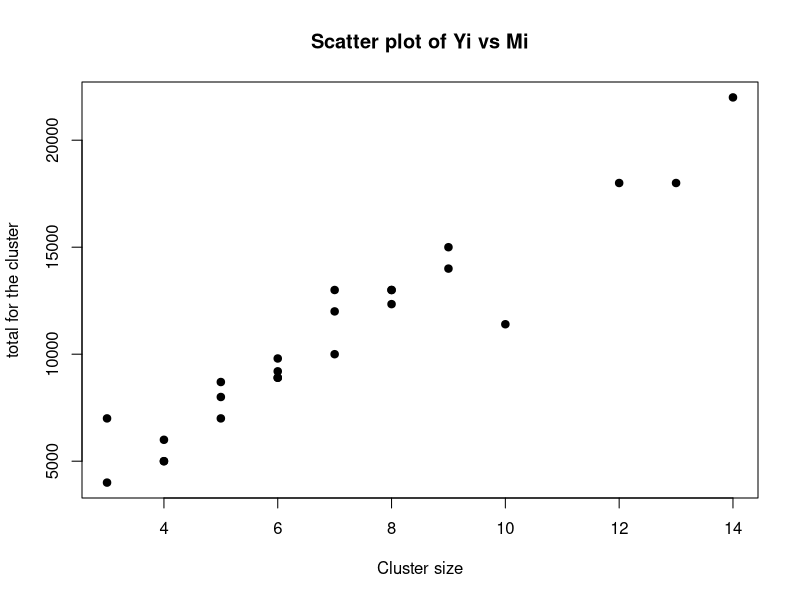

The R script that drew this image:
# Chapter 7 Vacation Budget -----------------------------------------------

Vacation <- read.delim("Vacation.txt") 
head(Vacation)
#please change the code here to your local address where you save the file
#hint: use "/" if "\" shows in the local address and does not work.

attach(Vacation)
Mi<-NumberofHouseholds
yi<-TotalBudgetperCluster

plot(Mi, yi, main="Scatter plot of Yi vs Mi",
             xlab="Cluster size",
             ylab="total for the cluster",
             pch=19)

# check linear relationship and whether pass through origin
r_est_check<-lm(yi~Mi)
summary(r_est_check) # not significant

# Calculate r, estimate mean and its variance
r=sum(yi)/sum(Mi)
mu_hat_r=r
M=3100
N=400
n=24
Var_muhatr=N*(N-n)/(n*(M^2))*(sum((yi-r*Mi)^2))/(n-1)
Var_muhatr

# estimate total and its variance
tau_hat_r=r*M
tau_hat_r
Var_tauhatr=N*(N-n)/(n*(n-1))*(sum((yi-r*Mi)^2))
Var_tauhatr

# unbiased estimator for mean and its variance for comparison purpose 
mu_hat=N*sum(yi)/(n*M)
mu_hat
Var_muhat=N*(N-n)/(n*(M^2))*sum((yi-mean(yi))^2)/(n-1)
Var_muhat
